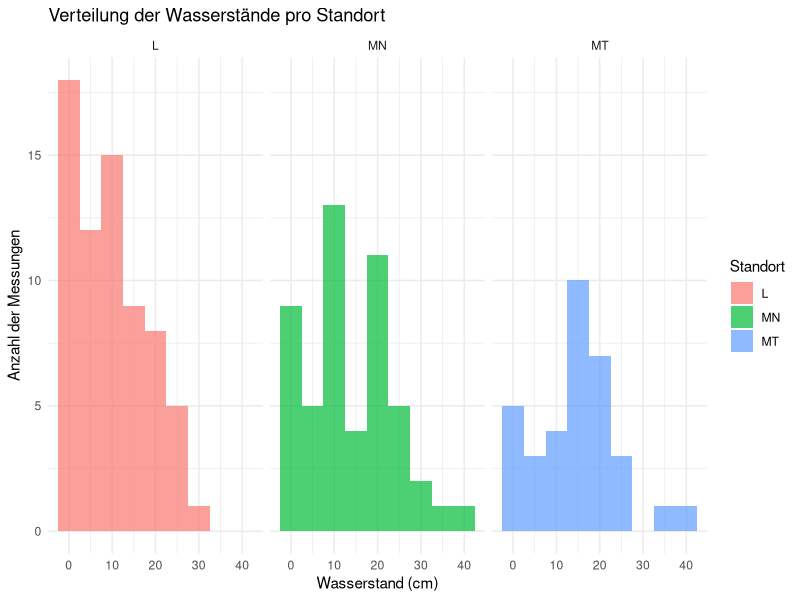
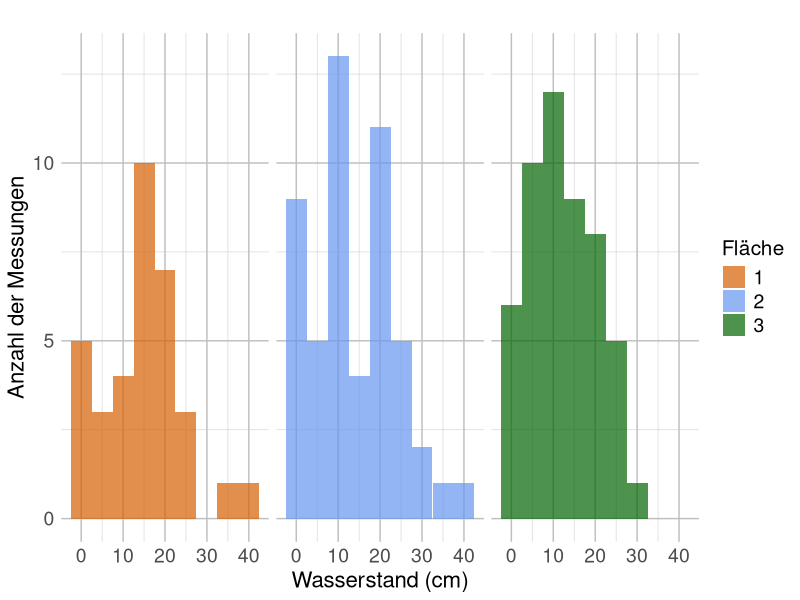
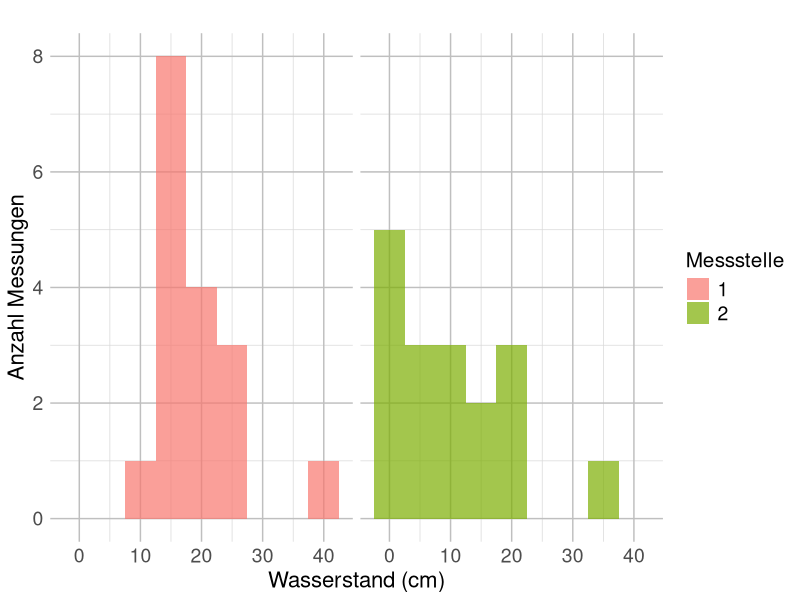
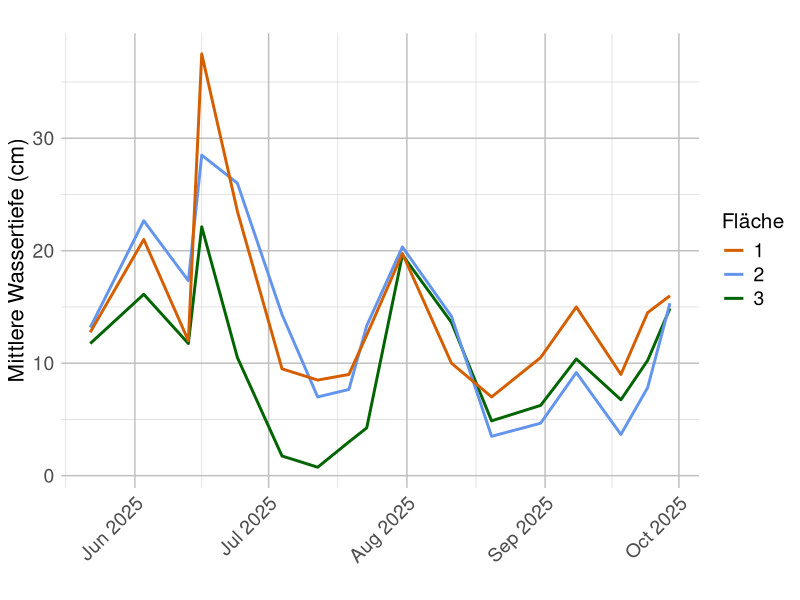
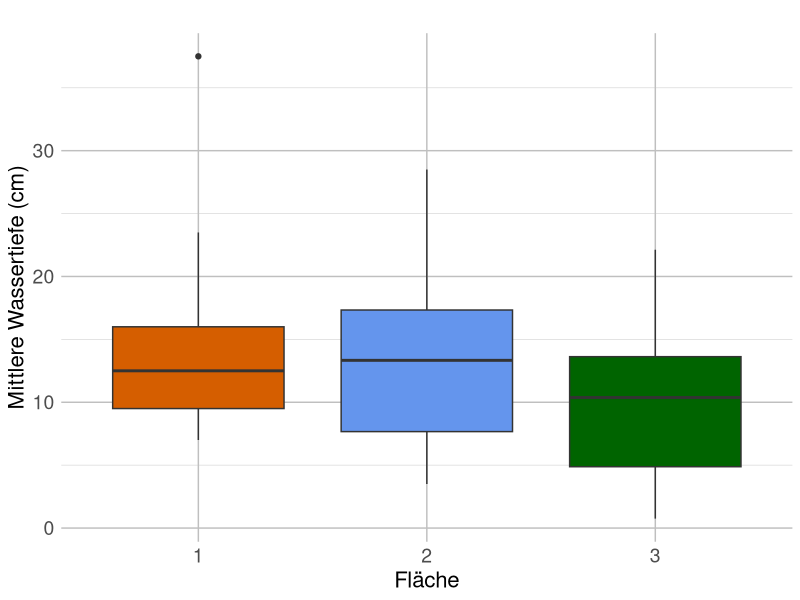
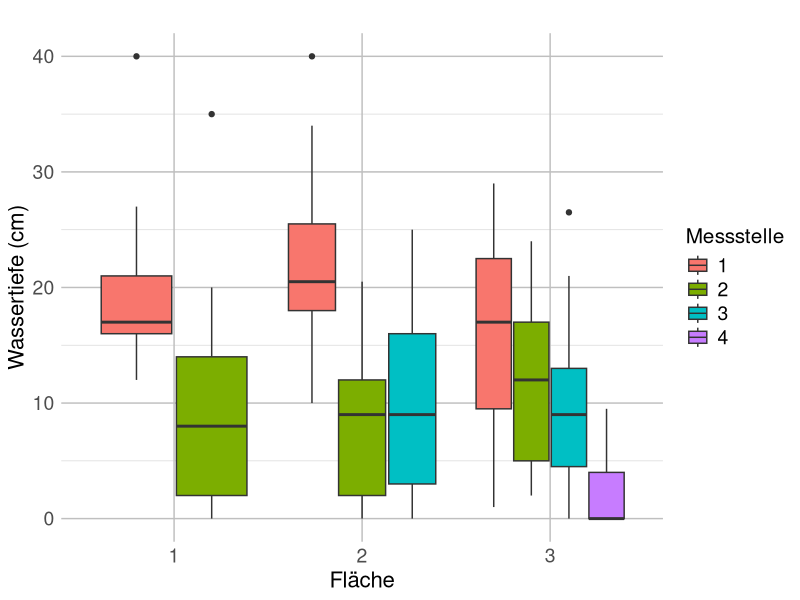
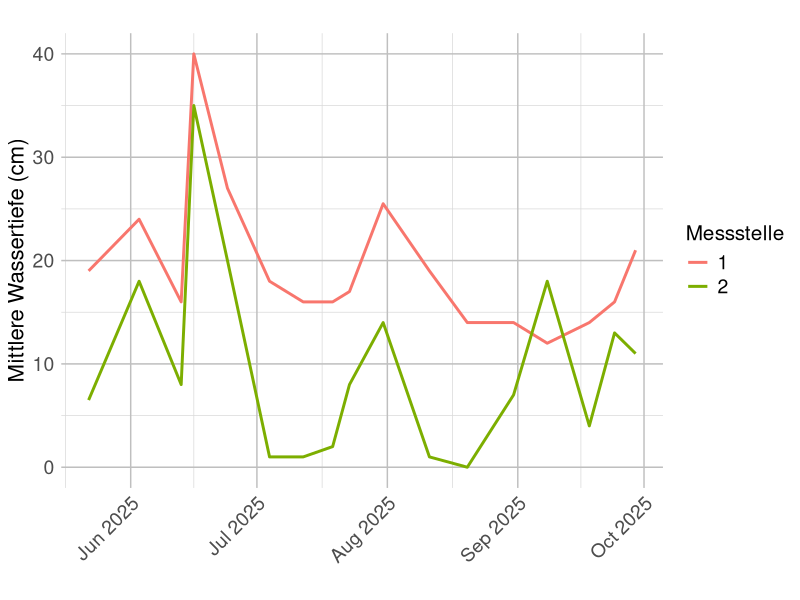
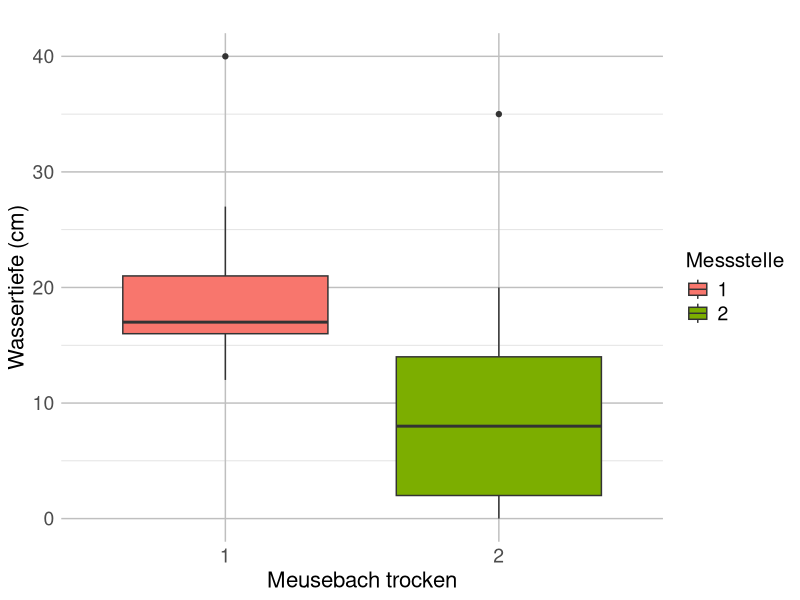

The R script that drew these images, in order:
## ---- chunk 1
library(readxl)
library(dplyr)
library(ggplot2)
library(lubridate)
library(tidyr)
## ---- chunk 2
Wassertiefen <- read_excel("Tabelle Wassertiefe.xlsx")
summary(Wassertiefen)
str(Wassertiefen)
class(Wassertiefen$Datum)

# Datum als Date konvertieren
Wassertiefen$Datum <- as.Date(Wassertiefen$Datum)

str(Wassertiefen)
class(Wassertiefen$Datum)
## ---- chunk 3
# Statistische Kennzahlen pro Messpunkt und Standort
Kennzahlen_messpunkt <- Wassertiefen %>%
  group_by(Standort, Messpunkt) %>%
  summarise(
    Mittelwert = mean(Wassertiefe, na.rm = TRUE),
    Median = median(Wassertiefe, na.rm = TRUE),
    Std = sd(Wassertiefe, na.rm = TRUE),
    Min = min(Wassertiefe, na.rm = TRUE),
    Max = max(Wassertiefe, na.rm = TRUE),
    Range = max(Wassertiefe, na.rm = TRUE) - min(Wassertiefe, na.rm = TRUE),
  )

Kennzahlen_messpunkt
## ---- chunk 4
# Statistische Kennzahlen pro Standort
Kennzahlen_standort <- Wassertiefen %>%
  #filter(ID != "L4") %>%
  group_by(Standort) %>%
  summarise(
    Mittelwert = mean(Wassertiefe, na.rm = TRUE),
    Median = median(Wassertiefe, na.rm = TRUE),
    Std = sd(Wassertiefe, na.rm = TRUE),
    Min = min(Wassertiefe, na.rm = TRUE),
    Max = max(Wassertiefe, na.rm = TRUE),
    Range = max(Wassertiefe, na.rm = TRUE) - min(Wassertiefe, na.rm = TRUE)
  )

Kennzahlen_standort
## ---- chunk 5
# Mittelwerte pro Tag/ pro Standort berechnen 
WT_mittel <- Wassertiefen %>% 
  group_by(Datum, Standort) %>% 
  summarise(WT_mean = mean(Wassertiefe, na.rm = TRUE)) %>% 
  ungroup()
## ---- chunk 6
# welcher Standort hat die größten Wasserstandsschwankungen?

# Standardabweichung = wie stark der Wasserstand typischerweise um seinen Mittelwert schwankt
# Spannweite des Wasserstands = extremste Unterschiede zwischen dem höchsten und niedrigsten gemessenen Wasserstand
# für die einzelnen Messpunkte auch aus den Kennzahlen_messpunkt ersichtlich

#Schwankung pro Standort (über Tagesmittelwerte)
WT_var_st <- WT_mittel %>%
  group_by(Standort) %>%
  summarise(
    sd_WT = sd(WT_mean, na.rm = TRUE),
    range_WT = max(WT_mean, na.rm = TRUE) - min(WT_mean, na.rm = TRUE)
  ) %>%
  arrange(desc(sd_WT))

WT_var_st
## ---- chunk 7
# welcher Standort hat die meisten trocken gefallenen Tage, welcher die wenigsten (= Beständigkeit des Gewässers/Wasserspiegel)

WT_trocken_mp <- Wassertiefen %>%
  group_by(Standort, Messpunkt) %>%
  summarise(
    trockene_Tage = sum(Wassertiefe <= 1, na.rm = TRUE),
    gesamt_Messungen = n(),
    anteil_trocken = trockene_Tage / gesamt_Messungen
  ) %>%
  arrange(Standort, desc(trockene_Tage))

WT_trocken_mp

## ---- chunk 8
# Histogramm zur Häufigkeit der Wasserstände je Standort 
ggplot(Wassertiefen, aes(x = Wassertiefe, fill = Standort)) +
  geom_histogram(binwidth = 5, alpha = 0.7) +
  facet_wrap(~Standort) +
  theme_minimal() +
  labs(title = "Verteilung der Wasserstände pro Standort",
       x = "Wasserstand (cm)",
       y = "Anzahl der Messungen")

# Histogramm zur Häufigkeit der Wasserstände je Standort ohne Messpunkt 4 bei Lihtenau 
ggplot(
  Wassertiefen %>%
    filter(!(Standort == "L" & Messpunkt == 4)) %>%
    mutate(Standort = factor(Standort, levels = c("MT", "MN", "L"))),
  aes(x = Wassertiefe, fill = Standort)
) +
  geom_histogram(binwidth = 5, alpha = 0.7) +
  facet_wrap(~Standort) +
  labs(
    title = "",
    x = "Wasserstand (cm)",
    y = "Anzahl der Messungen",
    fill = "Fläche"              
  ) +
  scale_fill_manual(
    values = c(
      "MT" = "#D55E00",
      "MN" = "#6495ED",
      "L"  = "#006400"
    ),
    labels = c(                  
      "MT" = "1",
      "MN" = "2",
      "L"  = "3"
    )
  ) +
  theme(
    axis.title.x = element_text(size = 16),
    axis.title.y = element_text(size = 16),
    
    axis.text.x = element_text(size = 14),
    axis.text.y = element_text(size = 14),
    
    legend.title = element_text(size = 15),
    legend.text = element_text(size = 14),
    
    panel.grid.major = element_line(color = "grey75"),
    panel.grid.minor = element_line(color = "grey85"),
    
    axis.ticks = element_blank(),
    
    panel.background = element_rect(fill = "white", color = NA),
    
    strip.background = element_blank(),  # graue Balken entfernen
    strip.text = element_blank()         # MT/MN/L entfernen
  )
## ---- chunk 9
# Histogramm zur Häufigkeit der Wasserstände je Messpunkt und Standort 
Wassertiefen$Standort <- as.factor(Wassertiefen$Standort)
Wassertiefen$Messpunkt <- as.factor(Wassertiefen$Messpunkt)

standort_L <- Wassertiefen %>% 
  filter(Standort == "L")
standort_L <- Wassertiefen %>%
  filter(Standort == "L", Messpunkt != "4")#ohne Messpunkt 4 (verzerrt Daten)
standort_MN <- Wassertiefen %>% 
  filter(Standort == "MN")
standort_MT <- Wassertiefen %>% 
  filter(Standort == "MT")

ggplot(standort_MT, aes(x = Wassertiefe, fill = factor(Messpunkt))) +
  geom_histogram(binwidth = 5, alpha = 0.7) +
  facet_wrap(~Messpunkt) +
  labs(
    title = "",
    x = "Wasserstand (cm)",
    y = "Anzahl Messungen",
    fill = "Messstelle"
  ) +
  scale_fill_manual(
    values = c(
      "1" = "#F8766D",
      "2" = "#7CAE00",
      "3" = "#00BFC4",
      "4" = "#C77CFF"
    )
  ) +
  theme(
    axis.title.x = element_text(size = 16),
    axis.title.y = element_text(size = 16),
    
    axis.text.x = element_text(size = 14),
    axis.text.y = element_text(size = 14),
    
    legend.title = element_text(size = 15),
    legend.text = element_text(size = 14),
    
    panel.grid.major = element_line(color = "grey75"),
    panel.grid.minor = element_line(color = "grey85"),
    
    axis.ticks = element_blank(),
    
    panel.background = element_rect(fill = "white", color = NA),
    
    strip.background = element_blank(),
    strip.text = element_blank()
  )
## ---- chunk 10
#ggsave(
#  "Histogramm_Häufigkeit der Wasserstände_Fläche 3 (ohne MS4).png",
#  width = 10,
#  height = 6,
#  dpi = 300
#)
## ---- chunk 11
# Liniendiagramm - Jahresverlauf
# Zeitlicher Verlauf der mittleren Wassertiefe nach Standort

ggplot(WT_mittel, aes(x = Datum, y = WT_mean, color = Standort)) +
  geom_line(linewidth = 1) +
  #geom_point(size = 2) +
  labs(
    title = "",
    x = "",
    y = "Mittlere Wassertiefe (cm)",
    color = "Fläche"
  ) +
  scale_color_manual(
    breaks = c("MT", "MN", "L"),
    values = c(
      "MT" = "#D55E00",
      "MN" = "#6495ED",
      "L"  = "#006400"
    ),
    labels = c(
      "MT" = "1",
      "MN" = "2",
      "L"  = "3"
    )
  ) +
  theme(
    axis.title.x = element_text(size = 16),
    axis.title.y = element_text(size = 16),

    axis.text.x = element_text(angle = 45, hjust = 1, size = 14),
    axis.text.y = element_text(size = 14),

    legend.title = element_text(size = 15),
    legend.text = element_text(size = 14),

    panel.grid.major = element_line(color = "grey75"),
    panel.grid.minor = element_line(color = "grey85"),

    axis.ticks = element_blank(),

    panel.background = element_rect(fill = "white", color = NA)
  ) +
  scale_x_date(
    date_breaks = "1 month",
    date_labels = "%b %Y"
  )
## ---- chunk 12
#ggsave(
  #"Zeitlicher Verlauf der mittleren Wassertiefe nach Standort.png",
  #width = 10,
  #height = 6,
  #dpi = 300
#)
## ---- chunk 13
# Boxplot pro Standort, Mittelwert der verschiedenen Messpunkte

ggplot(WT_mittel, aes(x = factor(Standort,levels = c("MT", "MN", "L")), y = WT_mean, fill = Standort)) +
  geom_boxplot() +
  labs(
    title = "",
    x = "Fläche",
    y = "Mittlere Wassertiefe (cm)"
  ) +
  scale_x_discrete(labels = c(
    "MT" = "1",
    "MN" = "2",
    "L"  = "3"
  )) +
  scale_fill_manual(
    values = c(
      "MT" = "#D55E00",
      "MN" = "#6495ED",
      "L"  = "#006400"
    )
  ) +
  theme(
    axis.title.x = element_text(size = 16),
    axis.title.y = element_text(size = 16),

    axis.text.x = element_text(size = 14),
    axis.text.y = element_text(size = 14),

    legend.position = "none",   

    panel.grid.major = element_line(color = "grey75"),
    panel.grid.minor = element_line(color = "grey85"),

    axis.ticks = element_blank(),

    panel.background = element_rect(fill = "white", color = NA)
  )
## ---- chunk 14
#ggsave(
  #"Boxplot_Vergleich der Flächen.png",
  #width = 10,
  #height = 6,
  #dpi = 300
#)
## ---- chunk 15
# Boxplot pro Standort, Messpunkte farblich unterscheiden
# Vergleich der Wassertiefen nach Standort und Messstelle (Mai–Sep 2025)

ggplot(Wassertiefen,
       aes(x = factor(Standort, levels = c("MT", "MN", "L")),
           y = Wassertiefe,
           fill = factor(Messpunkt))) +

  geom_boxplot(position = position_dodge(0.8)) +

  labs(
    title = "",
    x = "Fläche",
    y = "Wassertiefe (cm)",
    fill = "Messstelle"
  ) +

  scale_x_discrete(labels = c(
    "MT" = "1",
    "MN" = "2",
    "L"  = "3"
  )) +

  theme(
    axis.title.x = element_text(size = 16),
    axis.title.y = element_text(size = 16),

    axis.text.x = element_text(size = 14),
    axis.text.y = element_text(size = 14),

    legend.title = element_text(size = 15),
    legend.text = element_text(size = 14),

    panel.grid.major = element_line(color = "grey75"),
    panel.grid.minor = element_line(color = "grey85"),

    axis.ticks = element_blank(),

    panel.background = element_rect(fill = "white", color = NA)
  )
## ---- chunk 16
#ggsave(
  #"Boxplot_Vergleich der Wassertiefen nach Standort und Messstelle.png",
  #width = 10,
  #height = 6,
  #dpi = 300
#)
## ---- chunk 17
#### Jahresverlauf - Liniendiagramm
plot_lin1 <- function(df, st, titel = NULL) {
  
  # Daten nach Standort filtern
  df_sub1 <- df %>% filter(Standort == st)

  ggplot(df_sub1, aes(x = Datum, y = Wassertiefe, color = factor(Messpunkt))) +
    geom_line(linewidth = 1) +
    #geom_point(size = 2) +
    
    labs(
      title = titel,
      x = "",
      y = "Mittlere Wassertiefe (cm)",
      color = "Messstelle"
    ) +
    
    scale_x_date(
      date_breaks = "1 month",
      date_labels = "%b %Y"
    ) +
    scale_color_manual(
  values = c(
    "1" = "#F8766D",
    "2" = "#7CAE00",
    "3" = "#00BFC4",
    "4" = "#C77CFF"
  )
  ) +
    
    theme(
      axis.title.x = element_text(size = 16),
      axis.title.y = element_text(size = 16),

      axis.text.x = element_text(angle = 45, hjust = 1, size = 14),
      axis.text.y = element_text(size = 14),

      legend.title = element_text(size = 15),
      legend.text = element_text(size = 14),

      panel.grid.major = element_line(color = "grey75"),
      panel.grid.minor = element_line(color = "grey85"),

      axis.ticks = element_blank(),

      panel.background = element_rect(fill = "white", color = NA)
    )
}
## ---- chunk 18
#### Unterschiede zw. den Messstellen - Boxplot 
plot_box <- function(df, st, titel=NULL, x_name=NULL) {
  
  # Daten filtern
  df_sub2 <- df %>% filter(Standort == st)
  
  # x-Achsenname setzen, falls NULL
  if (is.null(x_name)) {
    x_name <- "Messpunkt"  # Standard
  }
  
  ggplot(df_sub2, aes(x = factor(Messpunkt), y = Wassertiefe, fill = factor(Messpunkt))) +
    geom_boxplot() +
    labs(
      title = titel,
      x = x_name,           # hier wird der flexible Name verwendet
      y = "Wassertiefe (cm)",
      fill = "Messstelle"
    ) +
    scale_fill_manual(
  values = c(
    "1" = "#F8766D",
    "2" = "#7CAE00",
    "3" = "#00BFC4",
    "4" = "#C77CFF"
  )
  ) +
    theme(
      axis.title.x = element_text(size = 16),
      axis.title.y = element_text(size = 16),

      axis.text.x = element_text(size = 14),
      axis.text.y = element_text(size = 14),

      legend.title = element_text(size = 15),
      legend.text = element_text(size = 14),

      panel.grid.major = element_line(color = "grey75"),
      panel.grid.minor = element_line(color = "grey85"),

      axis.ticks = element_blank(),

      panel.background = element_rect(fill = "white", color = NA)
    )
}

## ---- chunk 19
plot_lin1(Wassertiefen, "MT", titel="")
## ---- chunk 20
# Boxplot
plot_box(Wassertiefen, st="MT",
         titel="",
         x_name="Meusebach trocken")
## ---- chunk 21
# Liniendiagramm
plot_lin1(Wassertiefen, "MN", titel="")
## ---- chunk 22
# Boxplot
plot_box(Wassertiefen, st="MN",
         titel="",
         x_name="Meusebach nass")
## ---- chunk 23
# Liniendiagramm
plot_lin1(Wassertiefen, "L", titel="")
## ---- chunk 24
# Boxplot
plot_box(Wassertiefen, st="L",
         titel="",
         x_name="Lichtenau")
